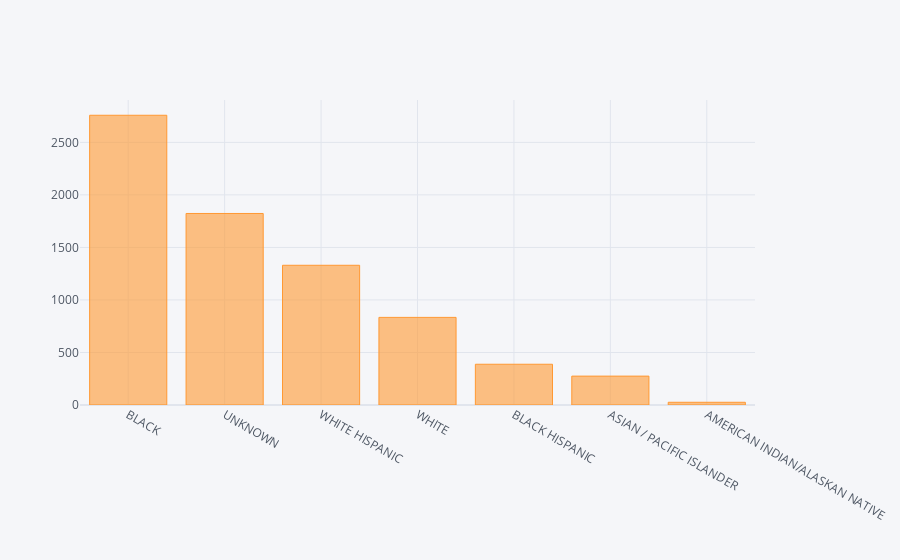

The notebook cell saved with this chart:
### Code cell
# Visualize , suspect Race
suspect_race_counts = list(complaint_df["susp_race"].value_counts())
suspect_race_category = list(complaint_df["susp_race"].value_counts().index)
# Nsow make dataframe
data = {'suspect_race_category':suspect_race_category, 'suspect_race_counts':suspect_race_counts}
suspectRaceDF = pd.DataFrame(data)
#suspectAgeDF.iplot(kind='bar',x='suspect_race_category', y='suspect_race_counts')
suspectRaceDF.iplot(kind='bar',x='suspect_race_category', y='suspect_race_counts')

### Figure 1 — Plotly figure (JSON) as saved in the notebook; plotly's stock layout.template omitted (floating-point values rounded to 4 significant figures)
{"data": [{"marker": {"color": "rgba(255, 153, 51, 0.6)", "line": {"color": "rgba(255, 153, 51, 1.0)", "width": 1}}, "name": "suspect_race_counts", "orientation": "v", "text": "", "type": "bar", "x": ["BLACK", "UNKNOWN", "WHITE HISPANIC", "WHITE", "BLACK HISPANIC", "ASIAN / PACIFIC ISLANDER", "AMERICAN INDIAN/ALASKAN NATIVE"], "y": [2758, 1823, 1330, 834, 388, 275, 26]}], "layout": {"legend": {"bgcolor": "#F5F6F9", "font": {"color": "#4D5663"}}, "paper_bgcolor": "#F5F6F9", "plot_bgcolor": "#F5F6F9", "title": {"font": {"color": "#4D5663"}}, "xaxis": {"gridcolor": "#E1E5ED", "showgrid": true, "tickfont": {"color": "#4D5663"}, "title": {"font": {"color": "#4D5663"}, "text": ""}, "zerolinecolor": "#E1E5ED"}, "yaxis": {"gridcolor": "#E1E5ED", "showgrid": true, "tickfont": {"color": "#4D5663"}, "title": {"font": {"color": "#4D5663"}, "text": ""}, "zerolinecolor": "#E1E5ED"}}}
